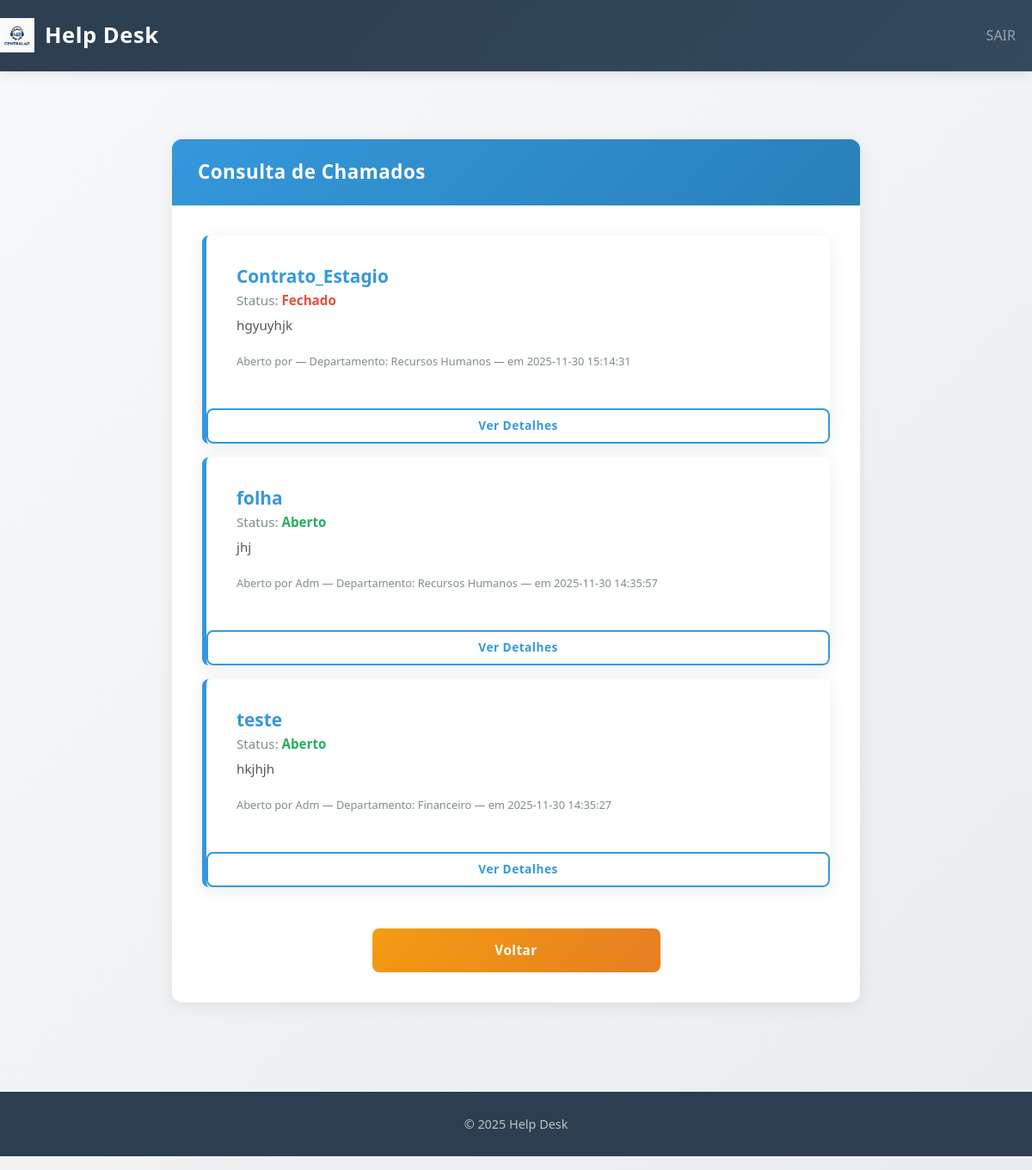
The app's page /consultar_chamado.php (signed in) with its own data.
### tables this page shows
CREATE TABLE `chamados` (
  `id_chamado` int(11) NOT NULL,
  `titulo` varchar(150) NOT NULL,
  `descricao` text NOT NULL,
  `status` varchar(50) DEFAULT 'Aberto',
  `data_abertura` datetime DEFAULT current_timestamp(),
  `id_usuario` int(11) DEFAULT NULL,
  `nome_usuario_backup` varchar(100) DEFAULT NULL,
  `id_departamento` int(11) NOT NULL,
  `departamento_destino` int(11) NOT NULL,
  `data_fechamento` datetime DEFAULT NULL
);

CREATE TABLE `departamentos` (
  `id_departamento` int(11) NOT NULL,
  `nome` varchar(100) NOT NULL
);

CREATE TABLE `usuarios` (
  `id_usuario` int(11) NOT NULL,
  `nome` varchar(100) NOT NULL,
  `email` varchar(100) NOT NULL,
  `senha` varchar(255) NOT NULL,
  `id_tipo_usuario` int(11) NOT NULL,
  `id_departamento` int(11) DEFAULT NULL
);

### classes/Chamado.php (called while the page is built, shortened)
<?php
class Chamado
{
    public function listarTodos(PDO $con)
    {
        $sql = "SELECT
                    c.*,
                    u.nome AS usuario_nome,
                    d.nome AS departamento_nome
                FROM chamados c
                LEFT JOIN usuarios u ON c.id_usuario = u.id_usuario
                LEFT JOIN departamentos d ON c.departamento_destino = d.id_departamento
                ORDER BY c.data_abertura DESC";
        $stmt = $con->prepare($sql);
        $stmt->execute();
        return $stmt->fetchAll(PDO::FETCH_ASSOC);
    }
}

### consultar_chamado.php (the view, shortened to what this page needs)
<?php
include "cabecalho_logado.php";
include "conn.php";
include "classes/Chamado.php";
$chamado_obj = new Chamado("", "", "", "");
?>
<main class="container mt-4">
  <section class="row">
    <article class="card-consultar-chamado">
      <div class="card shadow-sm border-0">
        <header class="card-header bg-primary text-white">
          <h2 class="h5 mb-0">Consulta de Chamados</h2>
        </header>
        <div class="card-body">
          <?php
          $user_id = $_SESSION['id'];
          $dep_id = $_SESSION['id_departamento'];
          $perfil_id = $_SESSION['id_tipo_usuario'];
          if ($perfil_id == 3) {
            $chamados = $chamado_obj->listarTodos($con);
          } elseif ($perfil_id == 2) {
            $chamados = $chamado_obj->listarPorDepartamento($con, $dep_id);
          } else {
            $chamados = $chamado_obj->listarPorUsuario($con, $user_id);
          }
          if (count($chamados) === 0) {
            echo '<p class="text-muted text-center mt-3">Nenhum chamado encontrado.</p>';
          } else {
            foreach ($chamados as $chamado) {
          ?>
              <div class="card mb-3 shadow-sm chamado-card">
                <div class="card-body">
                  <h5 class="card-title text-primary"><?php echo ($chamado['titulo']); ?></h5>
                  <h6 class="card-subtitle mb-2 text-muted">
                    Status:
                    <?php if ($chamado['status'] == 'Aberto') { ?>
                      <span class="text-success"><?php echo $chamado['status']; ?></span>
                    <?php } else { ?>
                      <span class="text-danger"><?php echo $chamado['status']; ?></span>
                    <?php } ?>
                  </h6>
                  <p class="card-text"><?php echo ($chamado['descricao']); ?></p>
                  <small class="text-muted">
                    Aberto por <?php echo ($chamado['usuario_nome']); ?> —
                    Departamento: <?php echo ($chamado['departamento_nome']); ?> —
                    em <?php echo ($chamado['data_abertura']); ?>
                  </small>
                </div>
                <a href="ver_chamado.php?id=<?php echo $chamado['id_chamado']; ?>"
                   class="btn btn-sm btn-outline-primary mt-2">
                  Ver Detalhes
                </a>
              </div>
          <?php
            }
          }
          ?>
          <div class="row mt-5">
            <div class="col-6">
              <a href="home.php" class="btn btn-lg btn-warning btn-block btn-voltar">Voltar</a>
            </div>
          </div>
        </div>
      </div>
    </article>
  </section>
</main>
<?php include "rodape.php"; ?>

### style.css (style rules this page uses)
body { background: linear-gradient(135deg, #f8f9fa 0%, #e9ecef 100%); min-height: 100vh; font-family: 'Segoe UI', Tahoma, Geneva, Verdana, sans-serif; line-height: 1.6; }
.container { min-height: calc(100vh - 120px); display: flex; align-items: center; justify-content: center; padding: 30px 0; }
.row { width: 100%; justify-content: center; margin: 0; }
.card { border: none; border-radius: 12px; box-shadow: 0 4px 20px rgba(0, 0, 0, 0.08); transition: all 0.3s ease; background: white; margin-bottom: 25px; overflow: hidden; }
.card-header { background: linear-gradient(135deg, #3498db, #2980b9); color: white; border-radius: 0 !important; padding: 25px 30px; border-bottom: none; font-weight: 600; font-size: 1.3rem; }
.card-header h2 { margin: 0; font-weight: 600; letter-spacing: 0.5px; font-size: 1.4rem; }
.card-body { padding: 35px; }
.card-login, .card-abrir-chamado, .card-consultar-chamado, .card-home { width: 100%; max-width: 800px; margin: 25px; }
.btn { border-radius: 8px; padding: 14px 28px; font-weight: 600; transition: all 0.3s ease; border: none; text-decoration: none; display: inline-block; text-align: center; cursor: pointer; font-size: 0.95rem; letter-spacing: 0.5px; }
.btn-block { display: block; width: 100%; }
.btn-sm { padding: 8px 16px; font-size: 0.85rem; }
.btn-warning { background: linear-gradient(135deg, #f39c12, #e67e22); color: white; }
.btn-outline-primary { border: 2px solid #3498db; color: #3498db; background: transparent; }
.chamado-card { border-left: 5px solid #3498db; transition: all 0.3s ease; margin-bottom: 20px; border-radius: 8px; }
.card-title { font-weight: 700; margin-bottom: 12px; color: #2c3e50; font-size: 1.3rem; }
.card-subtitle { font-size: 0.95rem; color: #6c757d; font-weight: 500; }
.card-text { color: #555; line-height: 1.7; margin-bottom: 15px; font-size: 0.95rem; }
.text-success { color: #27ae60 !important; font-weight: 700; }
.text-danger { color: #e74c3c !important; font-weight: 700; }
.text-primary { color: #3498db !important; font-weight: 600; }
.text-muted { color: #7f8c8d !important; }

### records on screen
chamados: titulo "Contrato_Estagio", status "Fechado", descricao "hgyuyhjk", id_departamento.nome "Recursos Humanos", data_abertura "2025-11-30 15:14:31"
chamados: titulo "folha", status "Aberto", descricao "jhj", id_usuario.nome "Adm", departamento_destino.nome "Recursos Humanos", data_abertura "2025-11-30 14:35:57"
chamados: titulo "teste", status "Aberto", descricao "hkjhjh", id_usuario.nome "Adm", departamento_destino.nome "Financeiro", data_abertura "2025-11-30 14:35:27"
